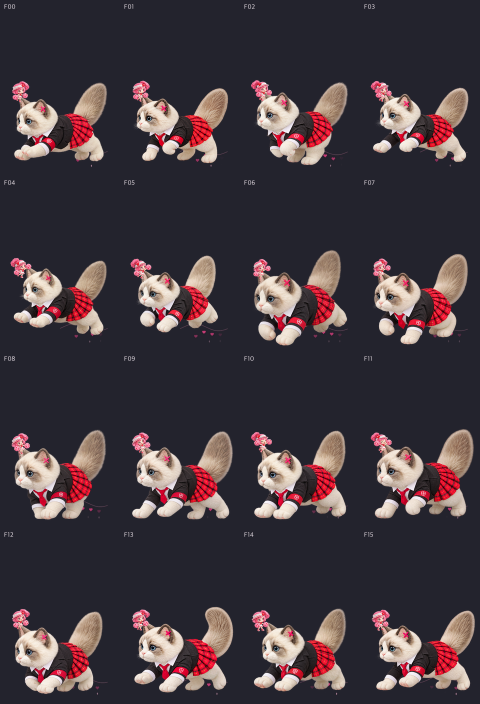
#> input picture tools/amu-ran-skin/motion/drag-left-v1/frames-dark-1x.png, 960 x 1408 px (shown at 1/2 size)
$ python -i measure.py   (imports and definitions only)
#> lines starting #> are read from the running program, lines starting #| are printed output that depends on the picture; after the words box and inside, x2 and y2 are one past the last pixel; in counts of white or black regions, pixels touching at a corner belong together
from PIL import Image
import numpy as np
from pathlib import Path

def blobs(mask):
 todo=set(map(tuple,np.argwhere(mask)));out=[]
 while todo:
  p=todo.pop();part=[p];stack=[p]
  while stack:
   y,x=stack.pop()
   for q in [(y-1,x),(y+1,x),(y,x-1),(y,x+1)]:
    if q in todo:todo.remove(q);stack.append(q);part.append(q)
  if len(part)>5:
   a=np.array(part);out.append((len(part),float(a[:,1].mean()),float(a[:,0].mean())))
 return sorted(out,reverse=True)
def measure(path):
#> called with path = 'frames-dark-1x.png'
 im=Image.open(path).convert('RGBA');s=448/im.width;im=im.resize((448,round(im.height*s)),Image.Resampling.LANCZOS)
#> after `s = 448 / im.width`: s = 0.467
#> after `im = im.resize((448, round(im.height * s)), Image.Resampling.LANCZOS)`:
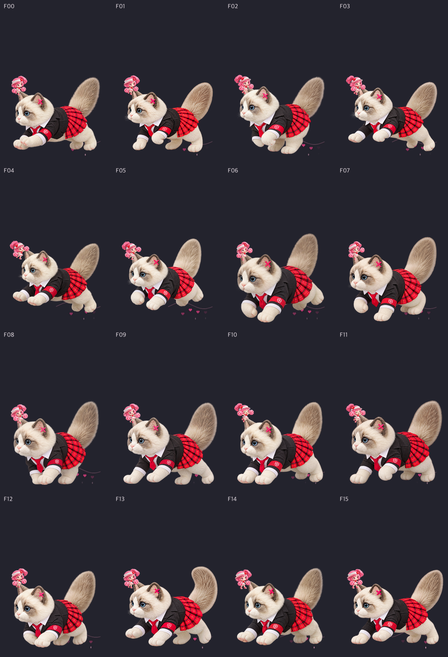
#> im: PIL image 448x657 RGBA; mean R, G, B, A 68.4, 57.9, 64.2, 255
 # Reverse the diagnostic array only so cheek scans use the same math; output art is NEVER flipped.
 a=np.asarray(im).astype(float)[:,::-1];r,g,b,al=[a[:,:,i] for i in range(4)]
#> after `a = np.asarray(im).astype(float)[:, ::-1]`:
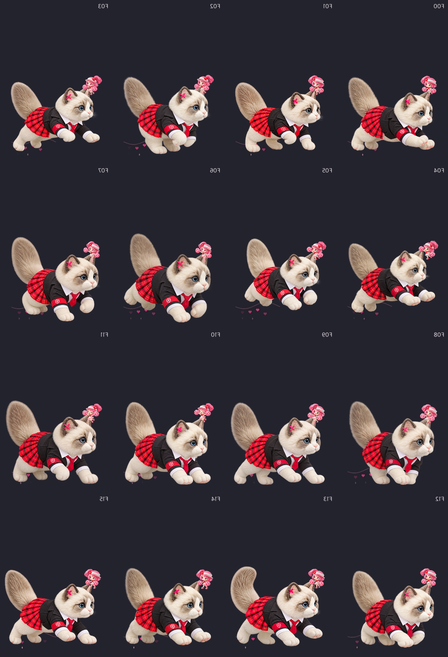
#> a: shape (657, 448, 4) float64; mean R, G, B, A 68.4, 57.9, 64.2, 255
#> after `r, g, b, al = [a[:, :, i] for i in range(4)]`:
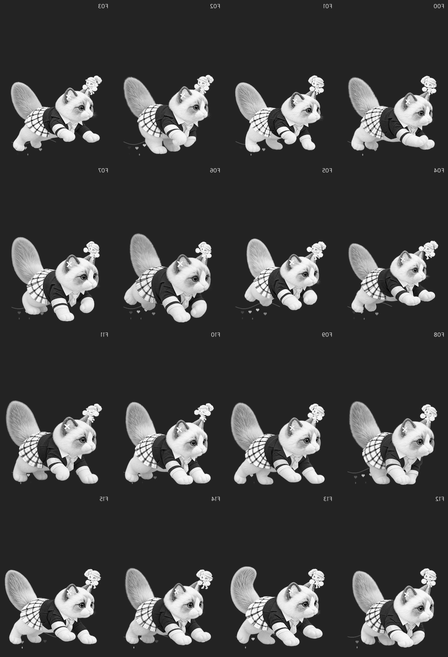
#> r: shape (657, 448) float64; min 0, max 255, mean 68.4
#> after `r, g, b, al = [a[:, :, i] for i in range(4)]`:
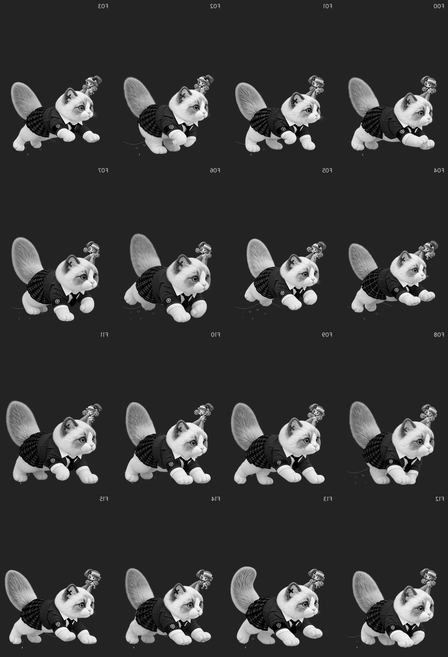
#> g: shape (657, 448) float64; min 0, max 255, mean 57.9
#> after `r, g, b, al = [a[:, :, i] for i in range(4)]`:
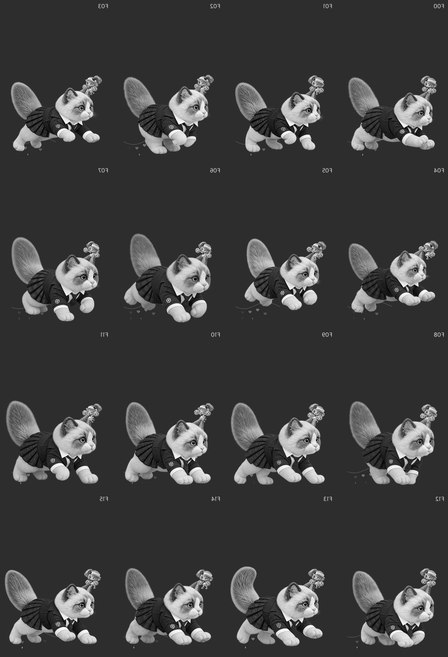
#> b: shape (657, 448) float64; min 0, max 255, mean 64.2
#> after `r, g, b, al = [a[:, :, i] for i in range(4)]`: al: shape (657, 448) float64; every value is 255
 blue=(b-r>9)&(g-r>2)&(al>160);blue[:250]=False;blue[500:]=False;blue[:,:230]=False
#> after `blue = (b - r > 9) & (g - r > 2) & (al > 160)`:
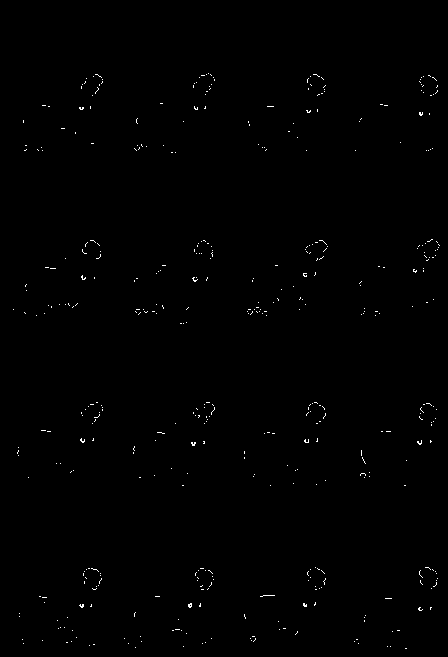
#> blue: shape (657, 448) bool; 0.39% white in thin lines or dots, all inside (x1, y1, x2, y2) = (13, 73, 440, 649)
#> after `blue[:, :230] = False`:
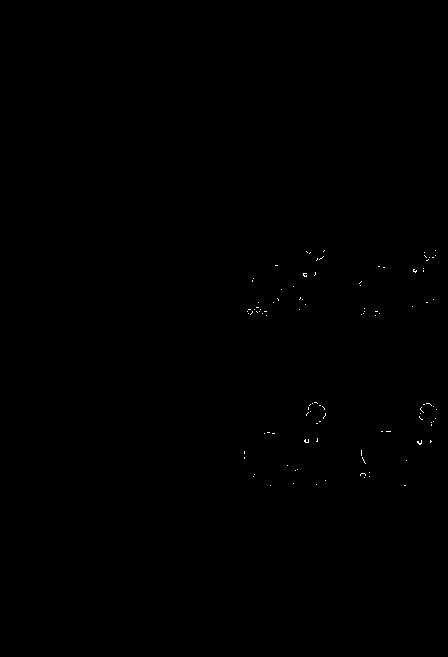
#> blue: shape (657, 448) bool; 0.09% white in thin lines or dots, all inside (x1, y1, x2, y2) = (244, 250, 437, 486)
 bb=blobs(blue);n,x,y=bb[0]
#> in blobs, `todo = set(map(tuple, np.argwhere(mask)))`: todo = 262 items
#> the loop in blobs, `while todo:` made 144 passes
#> after the loop in blobs, `while todo:`: out = [(13, 419.2, 442.2), (9, 414.3, 270.4), (12, 306.1, 440.8), (6, 361, 452.5), (11, 304.5, 274.5)]; todo = 0 items
#> after `bb = blobs(blue)`: bb = [(13, 419.2, 442.2), (12, 306.1, 440.8), (11, 304.5, 274.5), (9, 414.3, 270.4), (6, 361, 452.5)]
#> after `n, x, y = bb[0]`: n = 13; x = 419.2; y = 442.2
 # Fur cheek span at the near-eye line, excluding the raised tail.
 spans=[]
 for row in range(round(y+8),round(y+18)):
  xs=np.flatnonzero(al[row]>110);xs=xs[xs>x-140]
  gaps=np.diff(xs);start=np.flatnonzero(gaps>3)
  if len(start):xs=xs[start[-1]+1:]
  spans.append(float(xs[-1]-xs[0]+1))
#> after the loop, spans = [168, 168, 168, 168, 168, 168, 168, 168, 168, 168]
 bounds=im.getchannel('A').point(lambda a:255 if a>96 else 0).getbbox()
#> bounds = (0, 0, 448, 657)
 return {'eye_x':447-x,'eye_y':y,'cheek_span':float(np.median(spans)),'bounds':bounds,'source_scale':s,'blue_blobs':[(n,447-bx,by) for n,bx,by in bb[:2]]}
# [5 lines not run here, left out]

>>> result = measure('frames-dark-1x.png')
#> result = {'eye_x': 27.77, 'eye_y': 442.2, 'cheek_span': 168, 'bounds': (0, 0, 448, 657), 'source_scale': 0.467, 'blue_blobs': [(13, 27.77, 442.2), (12, 140.9, 440.8)]}
